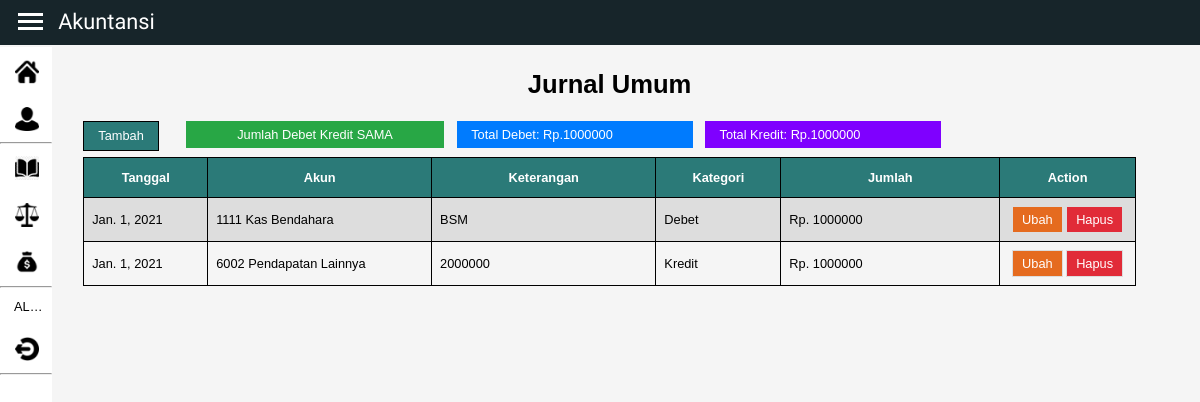
Screenshot of /jurnal/ (signed in) with the database file from the repository.
### jurnal/models.py (models this page shows, shortened)
class jurnal (models.Model):
    kategori = (
        ('Debet', 'Debet'),
        ('Kredit', 'Kredit'),
    )
    akun = models.ForeignKey(akun, null=True, on_delete=models.SET_NULL)
    tanggal = models.DateField(null=True)
    jumlah = models.FloatField(null=True, max_length=20)
    keterangan = models.CharField(null=True, max_length=200)
    kategori = models.CharField(null=True, max_length=20, choices=kategori)

### akun/models.py (models this page shows)
class akun(models.Model):
    no = models.IntegerField(null=True)
    nama = models.CharField(max_length=255, null=True)
    jenis = models.ForeignKey(JenisAkun, null=True, on_delete=models.SET_NULL)
    def __str__(self):
        return "%s %s" % (self.no, self.nama)
    class Meta:
        ordering = ['no']

### jurnal/views.py (the view)
# urls.py: path('', dashboard, name='dashboard'),
@login_required(login_url=settings.LOGIN_URL)
def dashboard(request):
    jurnals = jurnal.objects.all()
    debets = jurnal.objects.filter(kategori='Debet').aggregate(total=Sum('jumlah'))
    kredits = jurnal.objects.filter(kategori='Kredit').aggregate(total=Sum('jumlah'))
    title = "Jurnal Umum"
    context = {
        'jurnals' : jurnals,
        'title': title,
        'debets':debets,
        'kredits':kredits,
    }
    return render (request,'jurnal/dashboard.html', context,)

### jurnal/templates/jurnal/dashboard.html
{%extends 'main.html'%}
{% block content %}
    {% include 'jurnal/table.html' %}
{% endblock content %}

### templates/main.html (shortened to what this page needs)
{% load mathfilters %}
{% load static %}
<!DOCTYPE html>
<html lang="en">
<head>
    <link rel="stylesheet" href="{% static 'css/style.css' %}">
</head>
<body>
    {% include 'navbar.html' %}
    <div class="container">
    {% include 'header.html' %}
    {% block content %}
    {% endblock content %}
    </div>
</body>
</html>

### templates/navbar.html (shortened to what this page needs)
{% load static %}
<nav>
  <div class="top-nav">
  <div class="nav-brand">
      <div class="menu-toggle">
          <span></span>
          <span></span>
          <span></span>
      </div>
      <div class="logo">
          <a href="{% url 'beranda:dashboard' %}">Akuntansi</a>
      </div>
  </div>
</div>
  <div class="nav-side-icon">
      <ul id="ulSide">
        <li><a href="{% url 'beranda:dashboard' %}"><img src="{% static 'img/beranda.png' %}" alt="" class="logo-menu-side"></a></li>
        <li>
            <a href="{% url 'akun:dashboard' %}"><img src="{% static 'img/akun.png' %}" alt="" class="logo-menu-side"></a>
        </li>
        <hr>
        <li><a href="{% url 'jurnal:dashboard' %}"><img src="{% static 'img/jurnal.png' %}" alt="" class="logo-menu-side"></a></li>
        <li><a href="{% url 'neraca:dashboard' %}"><img src="{% static 'img/neraca.png' %}" alt="" class="logo-menu-side"></a></li>
        <li><a href="{% url 'labarugi:dashboard' %}"><img src="{% static 'img/uang.png' %}" alt="" class="logo-menu-side"></a></li>
        <hr>
        <li>{{user|truncatechars:3|upper }}</li>
        <li><a href="{% url 'logout' %}"><img src="{% static 'img/logout.png' %}" alt="" class="logo-menu-side"></a></li>
        <hr>
      </ul>
  </div>
</nav>

### templates/header.html
<center><h2>{{title}}</h2></center><br>

### jurnal/templates/jurnal/table.html
<div class="toolbar">
  <a href="{% url 'jurnal:tambah' %}"><button type="button" class="button-add">Tambah</button></a>
  <div class="sum-anggaran">
    {% if debets.total == kredits.total %}
    <div class="status">
      Jumlah Debet Kredit SAMA
    </div>
    {% else %}
    <div class="status-2">
      Jumlah Debet Kredit TIDAK SAMA
    </div>
    {% endif %}
    <div class="sum-anggaran-2">
      Total Debet: Rp. <p class="nilai-debet">{{debets.total|floatformat:0}}</p>
    </div>
    <div class="sum-anggaran-3">
    Total Kredit: Rp. <p class="nilai-debet">{{kredits.total|floatformat:0}}</p>
    </div>
  </div>
</div>
<table id="tabel">
    <tr>
      <th id="th1">Tanggal</th>
      <th id="th2">Akun</th>
      <th id="th2">Keterangan</th>
      <th id="th1">Kategori</th>
      <th id="th2">Jumlah</th>
      <th id="table-action">Action</th>
    </tr>
      {% for jurnal in jurnals %}
      <tr>
        <td>{{ jurnal.tanggal}}</td>
        <td>{{ jurnal.akun}}</td>
        <td>{{ jurnal.keterangan}}</td>
        <td>{{ jurnal.kategori}}</td>
        <td>Rp. {{ jurnal.jumlah|floatformat:0}}</td>
        <td><center>
          <a href="{% url 'jurnal:ubah' jurnal.id %}"><button type="button" class="button-edit">Ubah</button></a>
          <a href="{% url 'jurnal:hapus' jurnal.id %}"><button type="button" class="button-delete">Hapus</button></a>
        </center>
      </td>
      </tr>
      {% endfor %}
</table>

### static/css/style.css (style rules this page uses)
@media only screen and (max-width: 1920px) { body { font-size: medium; } }
@media only screen and (max-width: 1366px) { body { font-size: 0.8em; } }
html { min-height:100%;min-width:100%;position:relative; }
* { margin:0; padding: 0; }
body { background-color: whitesmoke; font-family: Arial; overflow-x: hidden; }
h2 { font-size: 2em; margin: 0em 0em; }
.container { margin:2em 5em 5em 6.5em; transition: all 0.3s; }
.button-add { border: 1px solid black; font-size: 1em; background-color: #2b7a78; color: white; padding: 0.5em 1.1em; cursor: pointer; margin: 0.5em 0em; }
.button-edit { font-size: 1em; background-color: #e56b1f; color: white; padding: 0.4em 0.7em 0.4em 0.7em; cursor: pointer; border: 1px solid #ddd; margin: 0em 0em; }
.button-delete { font-size: 1em; background-color: #e12b38; color: white; padding: 0.4em 0.7em 0.4em 0.7em; cursor: pointer; border: 1px solid #ddd; margin: 0em 0em; }
nav { background-color: #17252a; height: 3.6em; }
.nav-brand { display: flex; position: relative; height: 3.6em; width: 25vh; background-color: #17252a; align-items: center; padding-left: 0.6em; margin-top: -0.1em; }
.logo a { font-size: 1.7em; margin-left: 0.7em; font-family: 'Antonio', sans-serif; text-decoration: none; color: white; }
.logo-menu-side { display: flex; max-width: 1.7em; height: auto; margin-right: 1em; margin-left: 0.1em; }
nav ul { width: 15em; background-color:white; margin-top: 3.7em; position: absolute; left: 0; top:0; height: 100%; transform: translateX(-20em); transition: all 0.3s; }
#ulSide { width: 4.1em; background-color:white; margin-top: 3.7em; position: absolute; left: 0; top:0; height: 100% auto; transform: translateX(0em); }
#ulSide li { list-style: none; padding-left: 1.1em; padding-top: 0.9em; padding-bottom: 0.9em; }
nav ul li { list-style: none; padding-left: 2.2em; padding-top: 0.9em; padding-bottom: 0.9em; }
nav ul li a { display: flex; font-size: 1.1em; color:black; text-decoration: none; align-items: center; font-family:'Roboto', sans-serif; }
.menu-toggle { display: flex; flex-direction: column; height: 17px; margin-left: 0.8em; justify-content: space-between; cursor: pointer; }
.menu-toggle span { width: 25px; height: 3px; background-color: white; transition: all 0.3s; }
#tabel { font-family: Arial, Helvetica, sans-serif; border-collapse: collapse; }
#tabel td, #tabel th { border: 1px solid black; padding: 8px; }
#tabel tr:nth-child(even) { background-color: #ddd; }
#tabel th { padding-top: 12px; padding-bottom: 12px; text-align: left; background-color: #2b7a78; color: white; text-align: center; }
#table-action { width: 11em; }
#th1 { width: 10em; }
#th2 { width: 20em; }
.toolbar { display: flex; right: 0vw; }
.sum-anggaran { margin-top: 0em; margin-right: 4em; width: 60em; font-size: 1em; color: white; padding: 0.5em 1.1em; height: 1.1em; display: flex; right: 0em; }
.sum-anggaran-2 { margin-left: 1em; width: 18em; font-size: 1em; background-color: #007BFE; padding: 0.5em 1.1em; color: white; height: 1.1em; display: flex; }
.sum-anggaran-3 { margin-left: 1em; width: 18em; font-size: 1em; background-color: #7F00FF; padding: 0.5em 1.1em; color: white; height: 1.1em; display: flex; }
.status { margin-left: 1em; width: 20em; font-size: 1em; background-color: #28a745; padding: 0.5em 1.1em; color: white; height: 1.1em; text-align: center; }

### rows the page displays
jurnal: tanggal "Jan. 1, 2021", akun "1111 Kas Bendahara", keterangan "BSM", kategori "Debet", jumlah "1000000"
jurnal: tanggal "Jan. 1, 2021", akun "6002 Pendapatan Lainnya", keterangan "2000000", kategori "Kredit", jumlah "1000000"

### other values shown
{{ user|truncatechars:3|upper }} "AL…"
{{ title }} "Jurnal Umum"
{{ debets.total|floatformat:0 }} "1000000"
{{ kredits.total|floatformat:0 }} "1000000"
